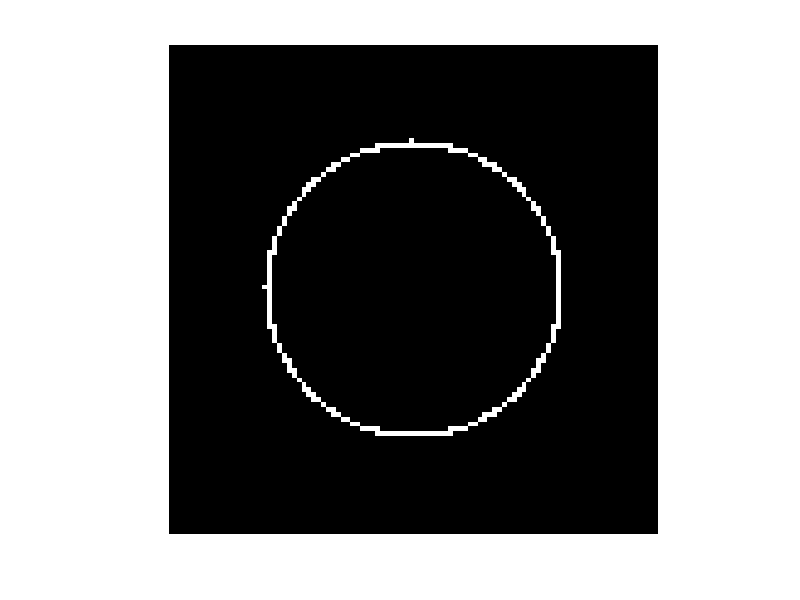

Source code (MATLAB):
clear;
close all;
clc;

M = 100;
N = 100;

I = zeros(M,N,'uint8');

v0 = 50;
u0 = 50;
r = 30;

for theta = 0:360
    vc = ceil(v0 + r*sind(theta));
    uc = ceil(u0 + r*cosd(theta));
    I(vc,uc) = 255;
end

figure;
imshow(I);